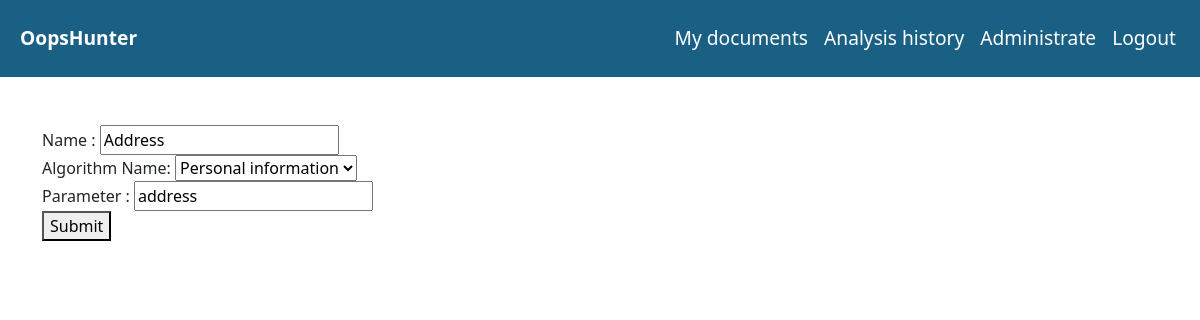
/update_data_type_form/1, run on the app's committed database.
### tables this page shows
CREATE TABLE DATA_TYPE(
   id_data_type INTEGER CONSTRAINT pk_data_type PRIMARY KEY AUTOINCREMENT,
   type_name VARCHAR(50),
   algorithm_name VARCHAR(100),
   parameter VARCHAR(300)
);

### controllers/human_ressource_controller.py (the view)
@hr_controller.route('/update_data_type_form/<id>', methods=['GET','POST'])
def update_data_form(id):
    row = get_specific_data_type(id)
    data_type = dict(row)
    rows = get_function_name()
    algorithms = [dict(row) for row in rows]
    if request.method == 'POST':
        type_name = request.form.get('type_name')
        algorithm_name = request.form.get('algorithm_name')
        parameter = request.form.get('parameter')
        update_data_type(id ,type_name, algorithm_name, parameter)
        return redirect(url_for('hr_controller.administrator'))
    return render_template('human_ressources/data_form.html', algorithms = algorithms, data_type = data_type)

### controllers/document_controller.py (called while the page is built)
@document_controller.teardown_app_request
def teardown_db(exception): close_db(exception)

### queries/human_ressource_queries.py (called while the page is built)
def get_db():
    db = getattr(g, '_database', None)
    if db is None:
        db = g._database = sqlite3.connect(DATABASE)
        db.row_factory = sqlite3.Row
    return db

def get_function_name():
    db=get_db()
    rows=db.execute('select distinct(algorithm_name) from data_type').fetchall()
    return rows

def get_specific_data_type(id):
    db = get_db()
    return db.execute('select * from data_type where id_data_type = ?', [id]).fetchone()

### templates/human_ressources/data_form.html (shortened to what this page needs)
{%extends 'index.html'%}
{%block body%}
<form method="POST" action="
{% if data_type %}
    {{ url_for('hr_controller.update_data_form', id=data_type.id_data_type) }}
{% else %}
    {{ url_for('hr_controller.add_data_type') }}
{% endif %}">
    <fieldset>
        <div>
            <label for="Function name">Name :</label>
            <input id="Function name" type="text" name="type_name" value="{% if data_type %}{{ data_type.type_name }}{% endif %}">
        </div>
        <div>
            <label for="algorithm_name">Algorithm Name:</label>
            <select id="algorithm_name" name="algorithm_name" required>
                {% for algorithm in algorithms %}
                    <option
                        value="{{ algorithm.algorithm_name }}"
                        {% if data_type and data_type.algorithm_name == algorithm.algorithm_name %}
                            selected
                        {% endif %}>
                        {{ algorithm.algorithm_name }}
                    </option>
                {% endfor %}
            </select>
        </div>
        <div>
            <label for="parameter">Parameter :</label>
            <input id="parameter" type="text" name="parameter" value="{% if data_type %}{{ data_type.parameter }}{% endif %}">
        </div>
        <button type="submit">Submit</button>
    </fieldset>
</form>
{%endblock%}

### data on the page
DATA_TYPE: type_name "Address", algorithm_name "Personal information", parameter "address"
